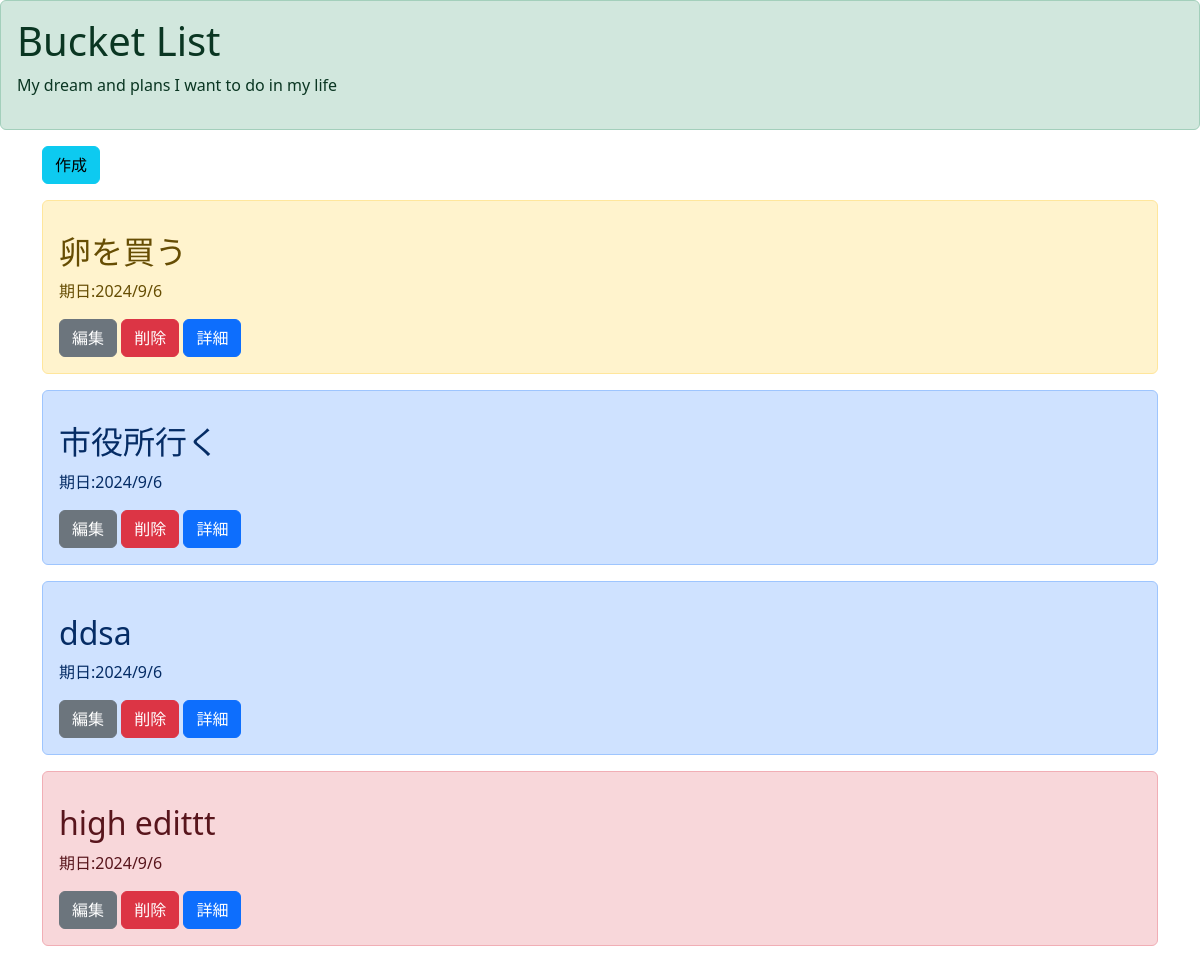
The app's page /, older data.
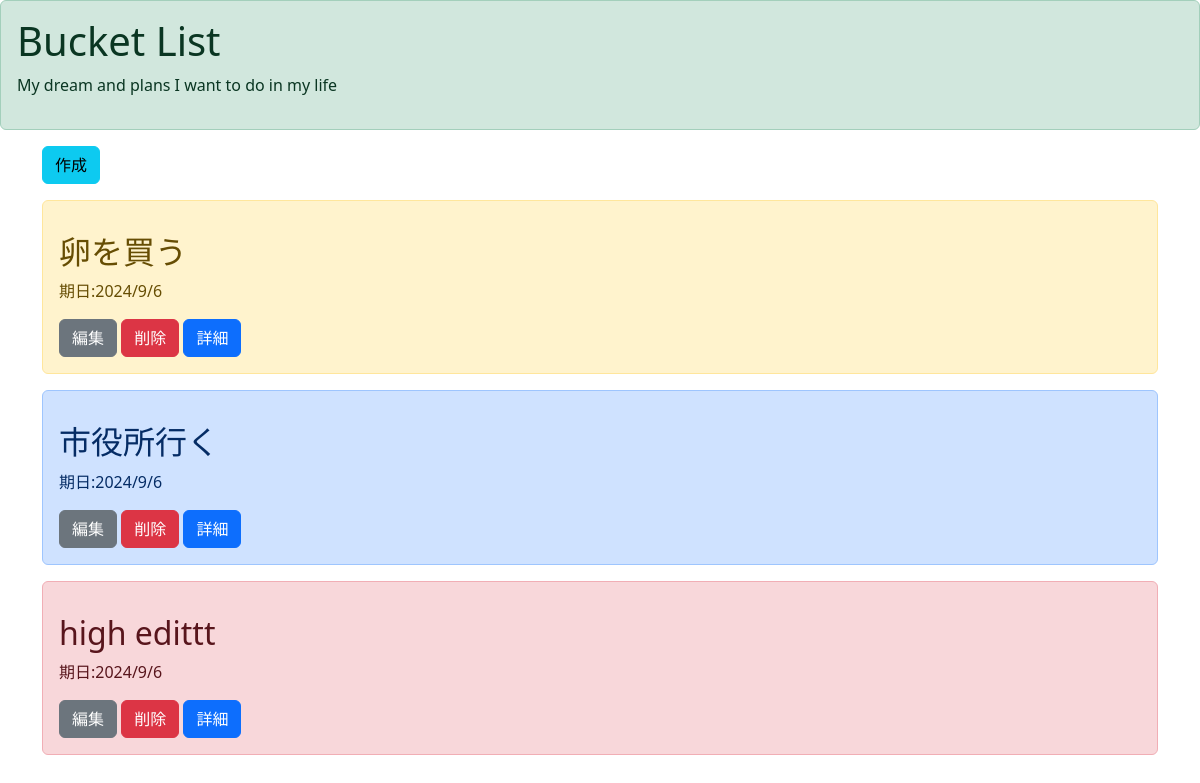
The same page, newer data.
### todo/models.py (models this page shows, shortened)
class TodoModel(models.Model):
    title = models.CharField(max_length=100)
    memo = models.TextField()
    priority = models.CharField(max_length=50, choices = CHOICE)
    duedate = models.DateField()

### todo/views.py (the view)
# urls.py: path('',           ToDoList.as_view(),   name='list'),
class ToDoList(ListView):
    template_name = 'list.html'
    model = TodoModel

### templates/list.html
{% extends 'base.html' %}
{% block header %}
<div class="alert alert-success" role="alert">
    <h1>Bucket List</h1>
    <p>My dream and plans I want to do in my life</p>
</div>
{% endblock header %}
{% block content %}
    <div class='container'>
        <a href="{% url 'create' %}" class="btn btn-info mb-3" tabindex="-1" role="button" aria-disabled="true">作成</a>
    {% for item in object_list %}
    <div class="alert alert-{{ item.priority }}" role="alert">
       <P> <h2> {{ item.title }} </h2> 期日:{{ item.duedate| date:"o/n/j"}} </p>
        <a href="{% url 'update' item.pk %}" class="btn btn-secondary" tabindex="-1" role="button" aria-disabled="true">編集</a>
        <a href="{% url 'delete' item.pk %}" class="btn btn-danger" tabindex="-1" role="button" aria-disabled="true">削除</a>
        <a href="{% url 'detail' item.pk %}" class="btn btn-primary" tabindex="-1" role="button" aria-disabled="true">詳細</a>
    </div>
    {% endfor %}
</div>
{% endblock content %}

Row changes from the older to the newer data that the page shows:
removed TodoModel: title "ddsa", duedate "2024/9/6"
